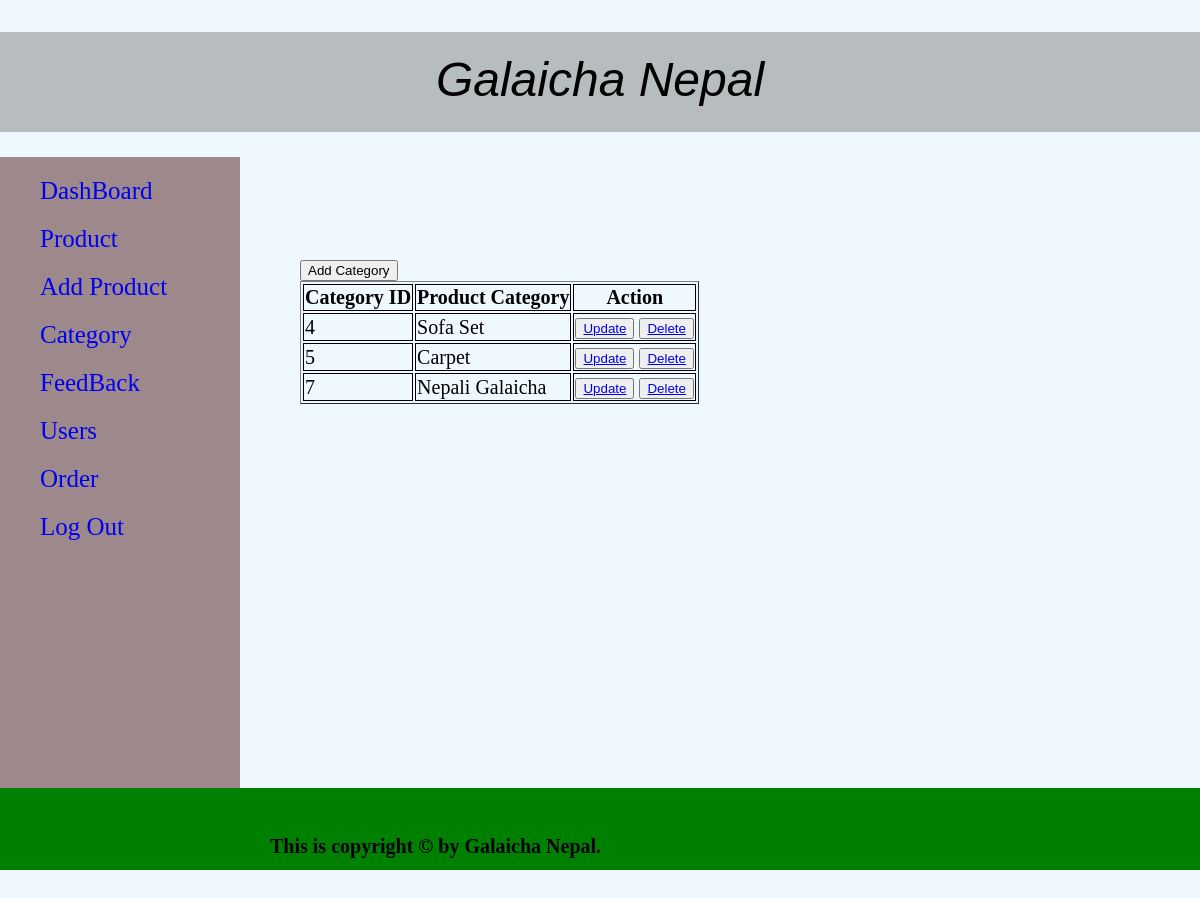
Screenshot of /admin/category.php with the database file from the repository.
### tables this page shows
CREATE TABLE `p_category` (
  `c_id` int(11) NOT NULL,
  `c_name` char(30) NOT NULL,
  `c_desc` text NOT NULL
);

### admin/category.php (the view, shortened to what this page needs)
<?php
include "nav.php";
?>
<div class="container-main">
    <div class="col-md-6">
    <button id="show-add-category-form-btn">Add Category</button>
        <table border="1">
                 <thead>
                  <th> Category ID</th>
                  <th>Product Category</th>
                  <th>Action</th>
                  </thead>
                  <tbody>
                    <?php
                    include "config.php";
                    $sql= "SELECT * FROM p_category";
                    $result = mysqli_query($conn,$sql);
                    if ($result1 = mysqli_num_rows($result)>0) {
                    while($row=mysqli_fetch_assoc($result)){
                      ?>
                    <td><?php echo $row['c_id'];?></td>
                    <td><?php echo $row['c_name'];?></td>
                    <td><button><a href="edit_category.php?id=<?php echo $row['c_id'];?>">Update </a></button> <button><a href="function.php?id=<?php echo $row['c_id'];?>">Delete </a></button></td>
                </tbody>
                <?php
                     }
                 }
                  ?>
            </table>
    </div>
</div>
<?php
include "Footer.php";
?>

### css/home.css (style rules this page uses)
body { width: 100%; min-height: 100vh; background: aliceblue; display: block; margin: 0px; padding: 0px; font-size: 20px; color: black; }

### admin/category.php (style rules this page uses)
.container-main { width: 70%; margin-left: 25%; margin-top: -50%; }

### rows the page displays
p_category: c_id "4", c_name "Sofa Set"
p_category: c_id "5", c_name "Carpet"
p_category: c_id "7", c_name "Nepali Galaicha"
